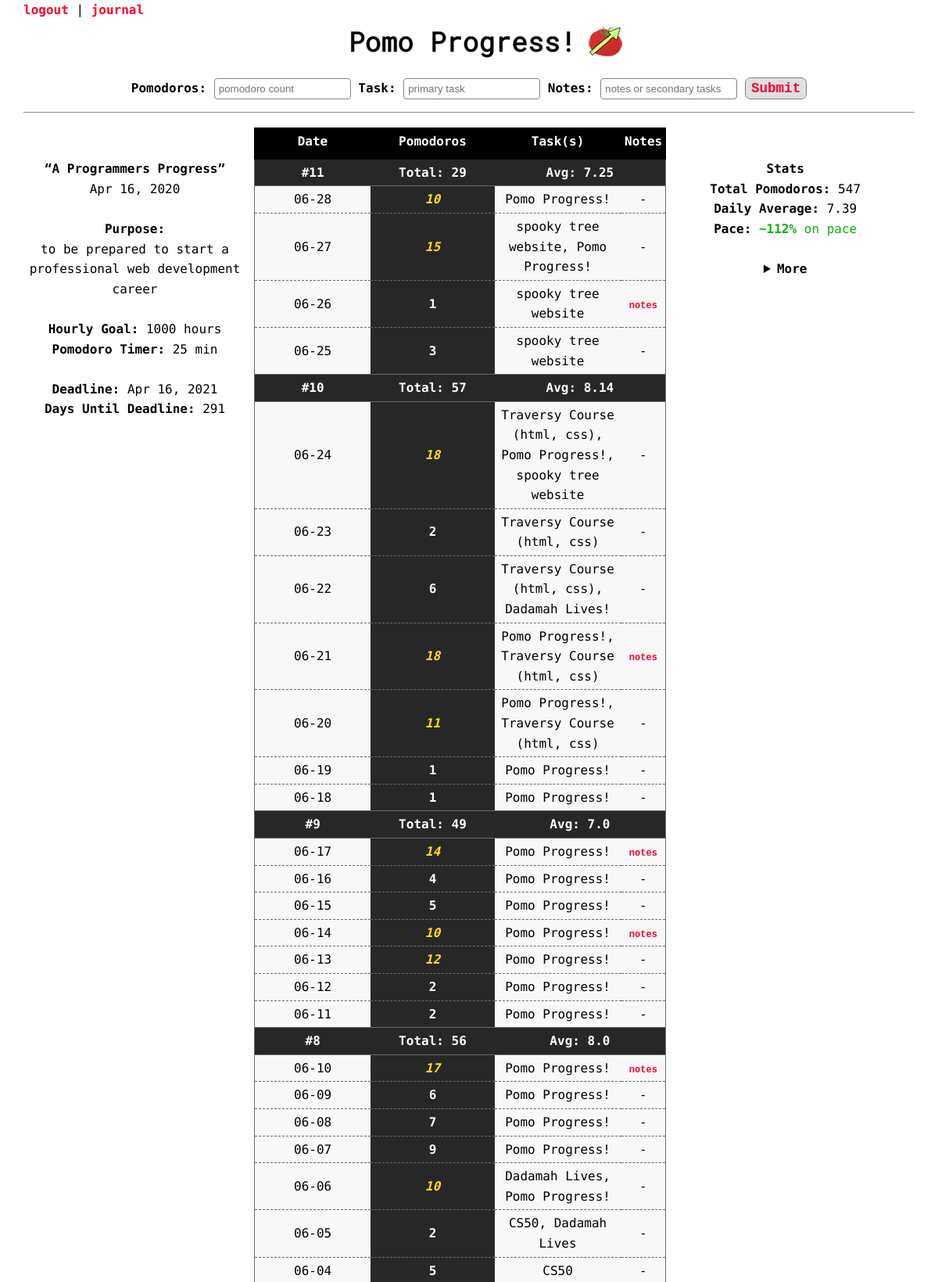
The app's page /home (signed in, upper part) with its own data.
### tables this page shows
CREATE TABLE daily_history (submit_id INTEGER PRIMARY KEY AUTOINCREMENT NOT NULL, table_id INTEGER REFERENCES tables (id) NOT NULL, date TEXT, display_date TEXT, tomato_count INTEGER, task TEXT, notes TEXT);

### app.py (the view)
@app.route('/home', methods=["GET","POST"])
def home():
    if request.method == "POST":
        db = SQL("sqlite:///pomodoro.db")
        date_check = db.execute("SELECT date FROM daily_history WHERE table_id=:table_id ORDER BY date DESC LIMIT 1", table_id = session['table_id'])
        previous_date = None
        for row in date_check:
            previous_date = row['date']
        previous_date = datetime.strptime(previous_date, '%Y-%m-%d')
        current_date = datetime.today()
        date_diff = ((current_date - previous_date).days)
        current_date = date.today()
        if date_diff == 0:
            date_previous_data = db.execute("SELECT tomato_count, task, notes FROM daily_history WHERE table_id=:table_id AND date=:date", table_id=session['table_id'], date=current_date)
            if date_previous_data[0]['task'] == None:
                date_previous_data[0]['task'] = ""
            if date_previous_data[0]['notes'] == None:
                date_previous_data[0]['notes'] = ""
            task_space = ""
            notes_space = ""
            if not date_previous_data[0]['task'] or not request.form.get("task"):
                task_space =""
            else:
                task_space = ", "
            if not date_previous_data[0]['notes'] or not request.form.get("notes"):
                notes_space = ""
            else:
                notes_space = " || "
            db.execute("UPDATE daily_history SET tomato_count=:tomato_count, task=:task, notes=:notes WHERE table_id=:table_id AND date=:date", tomato_count = date_previous_data[0]['tomato_count'] + int(request.form.get("tomatoes")), task = date_previous_data[0]['task'] + task_space + request.form.get("task"), notes = date_previous_data[0]['notes'] + notes_space + request.form.get("notes"), table_id=session['table_id'], date=current_date)
            return redirect('/home')
        else:
            date_diff -= 1
            while date_diff > 0:
                db.execute("INSERT INTO daily_history (table_id, date, tomato_count) VALUES (?, ?, 0)", session['table_id'], current_date - timedelta(days=date_diff))
                strft_days = current_date - timedelta(days=date_diff)
                db.execute("UPDATE daily_history SET display_date=:display_date WHERE table_id=:table_id AND date=:date", display_date = strft_days.strftime('%m-%d'), table_id=session['table_id'], date = current_date - timedelta(days=date_diff))
                date_diff -= 1
            db.execute("INSERT INTO daily_history (table_id, date, display_date, tomato_count, task, notes) VALUES(?, date('now','localtime'), strftime('%m-%d','now','localtime'), ?, ?, ?)", session['table_id'], request.form.get('tomatoes'), request.form.get('task'), request.form.get('notes'))
            return redirect('/home')
    else:
        db = SQL("sqlite:///pomodoro.db")
        user_daily_history = db.execute("SELECT * FROM daily_history WHERE table_id=:table_id", table_id = session['table_id'])
        if len(user_daily_history) < 1:
            return redirect('/firstentry')
        count = 0
        user_data = []
        for row in user_daily_history:
            user_data.append(row)
            count += 1
        total_weeks = int(count/7)
        weeks = [[] for j in range(total_weeks + 1)]
        day_count = 0
        week_count = 0
        tomato_total = 0
        for row in user_data:
            day_count += 1
            tomato_total += int(row['tomato_count'])
            weeks[week_count].append(row)
            if day_count % 7 == 0:
                week_count += 1
                day_count = 0
                end_of_week_stats = {'date' : week_count, 'tomato_count' : tomato_total, 'task' : round(tomato_total/7, 2)}
                total_weeks -= 1
                weeks[week_count].append(end_of_week_stats)
                tomato_total = 0
            full_chart = []
            for week in weeks:
                for day in week:
                    full_chart.append(day)
            stats = statistics(user_data, session)
        return render_template('home.html', full_chart = full_chart, week_count = week_count, tomato_total = tomato_total, day_count = day_count, stats=stats, session=session)

### templates/home.html (shortened to what this page needs)
{% extends 'base.html' %}
{% block header %}
<div id="home-header">
    <div class="navlinks">
        <a href="/">logout</a> | <a href="/journal">journal</a>
    </div>
    <img class="basic-reponsive" src="/static/home-banner.jpg" alt="Pomo Progress!">
    <br>
</div>
{% endblock %}
{% block main %}
<center>
    <form id="add-pomos" action="/home" method="post">
        <div class="separation-for-smaller">
            <label for="pomos">Pomodoros:</label>
            <input class="wide-form" name="tomatoes" placeholder="pomodoro count" type="number" required>
            <label for="task">Task:</label>
            <input class="wide-form" name="task" placeholder="primary task" type="text">
        </div>
        <label for="notes">Notes:</label>
        <input class="wide-form" name="notes" placeholder="notes or secondary tasks" type="text">
        <input type="submit" class="load-create">
    </form>
</center>
    <hr>
<div id="info" class="left">
        <strong><q>{{ session['table_name'] }}</q></strong>
        <br>
        {{ session['start_date'] }}
        <br>
        <br>
        <strong>Purpose:</strong>
        <br>
        {{ session['purpose'] }}
        <br>
        <br>
        <strong>Hourly Goal:</strong> {{ session['hours_goal'] }} hours
        <br>
        <strong>Pomodoro Timer:</strong> {{ session['tomato_rate'] }} min
        <br>
        <br>
        <strong>Deadline:</strong> {{ session['time_frame'] }}
        <br>
        <strong>Days Until Deadline:</strong> {{ session['current_days_until_deadline']}}
        <br>
        <br>
</div>
<div class="middle">
    <table>
        <th>Date</th>
        <th>Pomodoros</th>
        <th>Task(s)</th>
        <th>Notes</th>
        <tr>
            {% if day_count > 0 %}
                <td class="week week-solid">#{{ week_count + 1 }}</td>
                <td class="week week-solid">Total: {{ tomato_total }}</td>
                <td class="week week-solid" colspan="2">Avg: {{ (tomato_total/day_count)|round(2, 'floor') }}</td>
            {% endif %}
        </tr>
        {% for row in full_chart|reverse %}
            <tr>
                {% if row['date']|float >= 1 %}
                    <td class="week week-solid">#{{ row['date'] }}</td>
                    <td class="week week-solid">Total: {{ row['tomato_count'] }}</td>
                    <td class="week week-solid" colspan="2">Avg: {{ row['task'] }}</td>
                {% else %}
                    {% if row['tomato_count']|int >= 10 %}
                        <td>{{ row['display_date'] }}</td>
                        <td class="pomos10">{{ row['tomato_count'] }}</td>
                        {% if row['task'] != None and row['task'] != "" %}
                            <td>{{ row['task'] }}</td>
                        {% else %}
                            <td>-</td>
                        {% endif %}
                        {% if row['notes'] != None and row['notes'] != "" %}
                            <td><button class="notes" type="button" onclick="alert('{{ row['notes'] }}')">notes</button></td>
                        {% else %}
                            <td>-</td>
                        {% endif %}
                    {% else %}
                        <td>{{ row['display_date'] }}</td>
                        <td class="pomos">{{ row['tomato_count'] }}</td>
                        {% if row['task'] != None and row['task'] != "" %}
                            <td>{{ row['task'] }}</td>
                        {% else %}
                            <td>-</td>
                        {% endif %}
                        {% if row['notes'] != None and row['notes'] != "" %}
                            <td><button class="notes" type="button" onclick="alert('{{ row['notes'] }}')">notes</button></td>
                        {% else %}
                            <td>-</td>
                        {% endif %}
                    {% endif %}
                {% endif %}
            </tr>
        {% endfor %}
    </table>
</div>
<div class="right" id="stats">
    <strong>Stats</strong>
    <br>
    <strong>Total Pomodoros:</strong> {{ stats['total_tomatoes'] }}
    <br>
    <strong>Daily Average:</strong> {{ stats['daily_average'] }}
    <br>
    <strong>Pace:</strong>
    {% if stats['pace']['rate'] >= 100 %}
        <span style="color:rgb(17, 175, 17)"><strong> ~{{ stats['pace']['rate'] }}%</strong> {{ stats['pace']['on_pace'] }}</span>
    {% else %}
        <span style="color: red"><strong> ~{{ stats['pace']['rate'] }}%</strong> {{ stats['pace']['on_pace'] }}</span>
    {% endif %}
    <br>
    <br>
    <details>
        <summary class="no-outline">More</summary>
            <br>
            <br>
            <br>
            <br>
            <br>
            <br>
    </details>
</div>
{% endblock %}

### static/global.css (style rules this page uses)
* { box-sizing: border-box; }
body { margin: auto; width: 95%; font-family: 'Roboto Mono', monospace; font-size: 1em; line-height: 1.6em; min-height: 100vh; position: relative; }
a { font-weight: bolder; text-decoration: none; color: rgb(255, 0, 43); }
#home-header .navlinks { display: block; margin-bottom: 5px; }
#home-header img { display: block; max-width: 95%; margin: auto; }
#add-pomos label { font-weight: bold; }
#add-pomos .separation-for-smaller { display: inline; }
.left { float: left; vertical-align: top; width: 25%; margin-top: 50px; text-align: center; }
.middle { float: left; max-width: 48%; margin-top: 0; padding: 10px; max-height: 80vh; overflow: auto; }
.right { float: left; vertical-align: top; width: 25%; margin-top: 50px; text-align: center; }
details summary { font-weight: bold; width: 100px; margin: auto; cursor: pointer; }
details { width: 100%; cursor: pointer; }
table { max-width: 100%; border: 1px solid rgb(105, 105, 105); border-collapse: collapse; font-size: 1em; background-color: #f8f8f8; }
th { color: white; background: black; padding: 4px; padding-bottom: 9px; width: 33%; border: 1px solid black; border-collapse: collapse; }
tr { border: 1px dashed rgb(105, 105, 105); }
td { padding: 4px; text-align: center; width: 33%; }
.week { color: white; background: rgb(39, 39, 39); font-weight: bold; }
.week-solid { border-bottom: 1px solid rgb(105, 105, 105); border-top: 1px solid rgb(105, 105, 105); }
.pomos { background: rgb(39, 39, 39); font-weight: bold; color: white; }
.pomos10 { background: rgb(39, 39, 39); font-weight: bold; font-style: italic; color: rgb(255, 220, 21); }
.notes { font-family: 'Courier New', Courier, monospace; border: none; color: rgb(255,0,43); font-weight: bold; text-align: center; text-decoration: none; font-size: 0.75em; cursor: pointer; background-color: #f8f8f8; }
.wide-form { width: 175px; padding: 5px; margin-bottom:8px; border: 1px solid rgb(131, 131, 131); border-radius: 4px; }
.load-create { padding: 3px 7px; font-family: 'Courier New', Courier, monospace; font-weight: bold; font-size: 1.1em; cursor: pointer; color: rgb(255,0,43); background-color: rgb(224, 224, 224); border: 1px solid rgb(131, 131, 131); border-radius: 7px; }

### static/tablet.css (style rules this page uses)
#add-pomos .separation-for-smaller { display: block; }
.left { float: left; vertical-align: top; width: 25%; margin-top: 0; margin-bottom: 30px; text-align: center; }
.middle { float: right; max-width: 74%; margin-top: 0; padding: 10px; max-height: 180vh; overflow: auto; }
.right { float: none; vertical-align: top; width: 25%; margin-top: 50px; text-align: center; }

### static/mobile.css (style rules this page uses)
#add-pomos .separation-for-smaller { display: block; }
#add-pomos .separation-for-smaller label[for="task"] { margin-left: 20px; }
.left { width: 100%; margin-top: 0; margin-bottom: 0; text-align: center; }
.middle { display: block; max-width: 100%; margin-top: 5px; padding: 0; max-height: 100vh; overflow: auto; }
.right { width: 100%; margin-top: 0; text-align: center; }

### records on screen
daily_history: start_date "Apr 16, 2020"
daily_history: display_date "06-28", tomato_count "10", task "Pomo Progress!"
daily_history: display_date "06-27", tomato_count "15", task "spooky tree website, Pomo Progress!"
daily_history: display_date "06-26", tomato_count "1", task "spooky tree website"
daily_history: display_date "06-25", tomato_count "3", task "spooky tree website"
daily_history: display_date "06-24", tomato_count "18", task "Traversy Course (html, css), Pomo Progress!, spooky tree website"
daily_history: display_date "06-23", tomato_count "2", task "Traversy Course (html, css)"
daily_history: display_date "06-22", tomato_count "6", task "Traversy Course (html, css), Dadamah Lives!"
daily_history: display_date "06-21", tomato_count "18", task "Pomo Progress!, Traversy Course (html, css)"
daily_history: display_date "06-20", tomato_count "11", task "Pomo Progress!, Traversy Course (html, css)"
daily_history: display_date "06-19", tomato_count "1", task "Pomo Progress!"
daily_history: display_date "06-18", tomato_count "1", task "Pomo Progress!"
daily_history: display_date "06-17", tomato_count "14", task "Pomo Progress!"
daily_history: display_date "06-16", tomato_count "4", task "Pomo Progress!"
daily_history: display_date "06-15", tomato_count "5", task "Pomo Progress!"
daily_history: display_date "06-14", tomato_count "10", task "Pomo Progress!"
daily_history: display_date "06-13", tomato_count "12", task "Pomo Progress!"
daily_history: display_date "06-12", tomato_count "2", task "Pomo Progress!"
daily_history: display_date "06-11", tomato_count "2", task "Pomo Progress!"
daily_history: display_date "06-10", tomato_count "17", task "Pomo Progress!"
daily_history: display_date "06-09", tomato_count "6", task "Pomo Progress!"
daily_history: display_date "06-08", tomato_count "7", task "Pomo Progress!"
daily_history: display_date "06-07", tomato_count "9", task "Pomo Progress!"
daily_history: display_date "06-06", tomato_count "10", task "Dadamah Lives, Pomo Progress!"
daily_history: display_date "06-05", tomato_count "2", task "CS50, Dadamah Lives"
daily_history: display_date "06-04", tomato_count "5", task "CS50"

### other values on screen
{{ session['table_name'] }} "A Programmers Progress"
{{ session['purpose'] }} "to be prepared to start a professional web development career"
{{ session['hours_goal'] }} "1000"
{{ session['tomato_rate'] }} "25"
{{ session['time_frame'] }} "Apr 16, 2021"
{{ session['current_days_until_deadline'] }} "291"
{{ week_count + 1 }} "11"
{{ tomato_total }} "29"
{{ (tomato_total/day_count)|round(2, 'floor') }} "7.25"
{{ row['date'] }} "10" "9" "8"
{{ row['tomato_count'] }} "57" "49" "56"
{{ row['task'] }} "8.14" "7.0" "8.0"
{{ stats['total_tomatoes'] }} "547"
{{ stats['daily_average'] }} "7.39"
{{ stats['pace']['rate'] }} "112"
